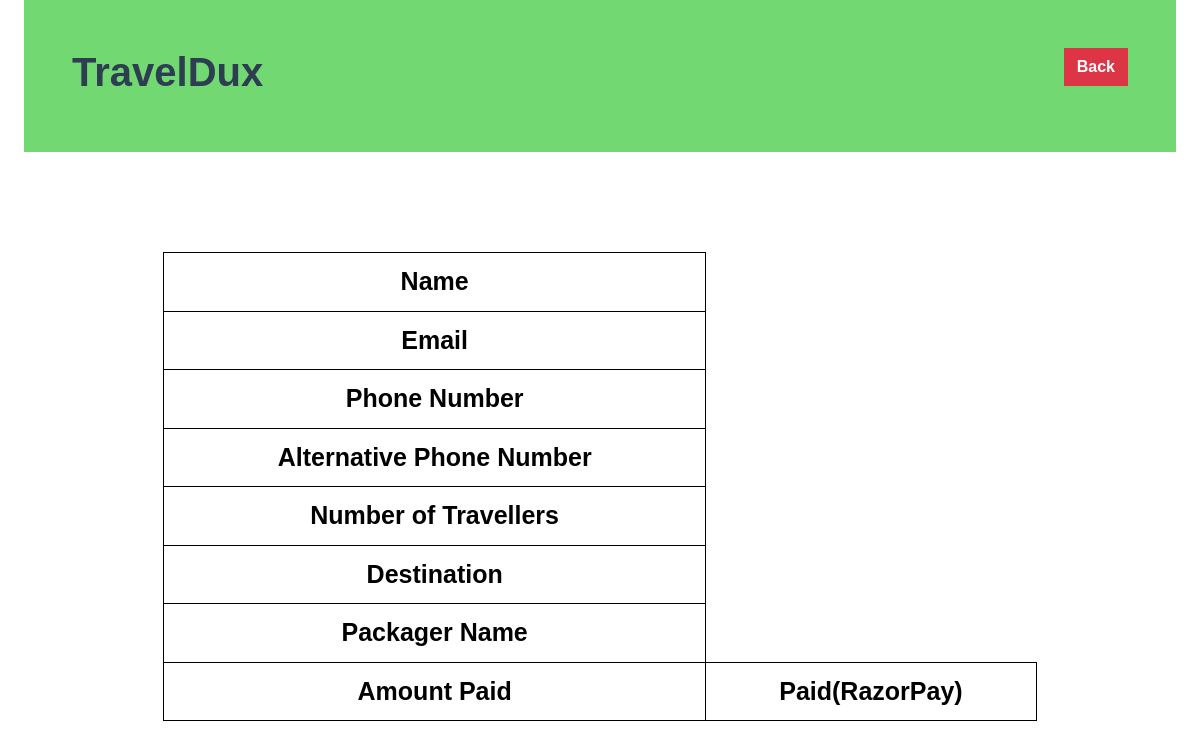
The page /vendorBookingDetails/3/ on the database as committed earlier.
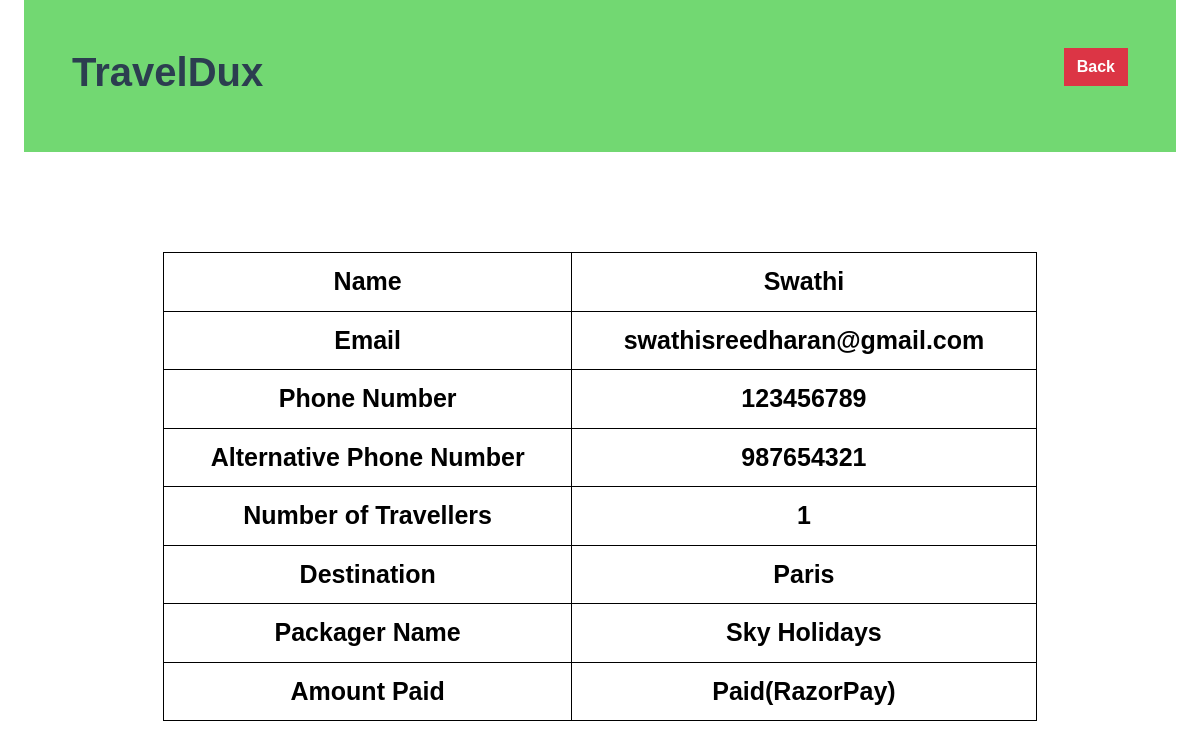
The same page on the database as committed later.
### home/models.py (models this page shows, shortened)
class bookingDetails(models.Model):
    name = models.CharField(max_length=100)
    email = models.EmailField()
    phone = models.IntegerField()
    altPhone = models.IntegerField()
    numTraveller = models.IntegerField()
    destination = models.CharField(max_length=100,default=None)
    packager_name = models.CharField(max_length=100,default=None)

### home/views.py (the view)
# urls.py: path('vendorBookingDetails/<int:id>/',views.vendorBookingUserDetails,name='vendorBookingUserDetails'),
def vendorBookingUserDetails(request,id):
    user = bookingDetails.objects.filter(id = id)
    context = {
        'user':user,
    }
    return render(request,'vendorSection/viewUser.html',context)

### template/vendorSection/viewUser.html (shortened to what this page needs)
{% load static %}
<!DOCTYPE html>
<html lang="en">
<head>
    <link rel="stylesheet" href="https://cdn.jsdelivr.net/npm/bootstrap@5.3.3/dist/css/bootstrap.min.css">
    <link href="{% static 'css/bootstrap.min.css' %}" rel="stylesheet">
    <link href="{% static 'css/style.css' %}" rel="stylesheet">
</head>
<body>
    <div class="container-fluid">
        <div class="nav col-md-12" style="background-color: rgb(114, 216, 114);">
            <div class="col-md-6">
                <div class="title p-5">
                    <h1>TravelDux</h1>
                </div>
            </div>
            <div class="col-md-6">
                <div class="logout p-5" style="display:flex;justify-content:end;">
                    <a href="{% url 'vendorBooking' %}" class="btn btn-danger">Back</a>
                </div>
            </div>
        </div>
    </div>
    <div class="container">
        <table>
            <tr>
                <td>Name</td>
                {% for i in user %}
                <td>{{i.name}}</td>
                {% endfor %}
            </tr>
            <tr>
                <td>Email</td>
                {% for i in user %}
                <td>{{i.email}}</td>
                {% endfor %}
            </tr>
            <tr>
                <td>Phone Number</td>
                {% for i in user %}
                <td>{{i.phone}}</td>
                {% endfor %}
            </tr>
            <tr>
                <td>Alternative Phone Number</td>
                {% for i in user %}
                <td>{{i.altPhone}}</td>
                {% endfor %}
            </tr>
            <tr>
                <td>Number of Travellers</td>
                {% for i in user %}
                <td>{{i.numTraveller}}</td>
                {% endfor %}
            </tr>
            <tr>
                <td>Destination</td>
                {% for i in user %}
                <td>{{i.destination}}</td>
                {% endfor %}
            </tr>
            <tr>
                <td>Packager Name</td>
                {% for i in user %}
                <td>{{i.packager_name}}</td>
                {% endfor %}
            </tr>
            <tr>
                <td>Amount Paid</td>
                <td>Paid(RazorPay)</td>
            </tr>
        </table>
    </div>
</body>
</html>

### static/css/style.css (style rules this page uses)
:root { --primary: #86B817; --secondary: #FE8800; --light: #F5F5F5; --dark: #14141F; }
.btn { font-family: 'Nunito', sans-serif; font-weight: 600; transition: .5s; }

### template/vendorSection/viewUser.html (style rules this page uses)
table { width: 80%; border-collapse: collapse; margin: 100px auto; color: black; font-size: 25px; font-weight: 600; }
td { border: 1px solid black; padding: 10px; text-align: center; }

Rows that differ between the two databases and show on the page:
added bookingDetails: name "Swathi", email "swathisreedharan@gmail.com", phone "123456789", altPhone "987654321", numTraveller "1", destination "Paris", packager_name "Sky Holidays"
